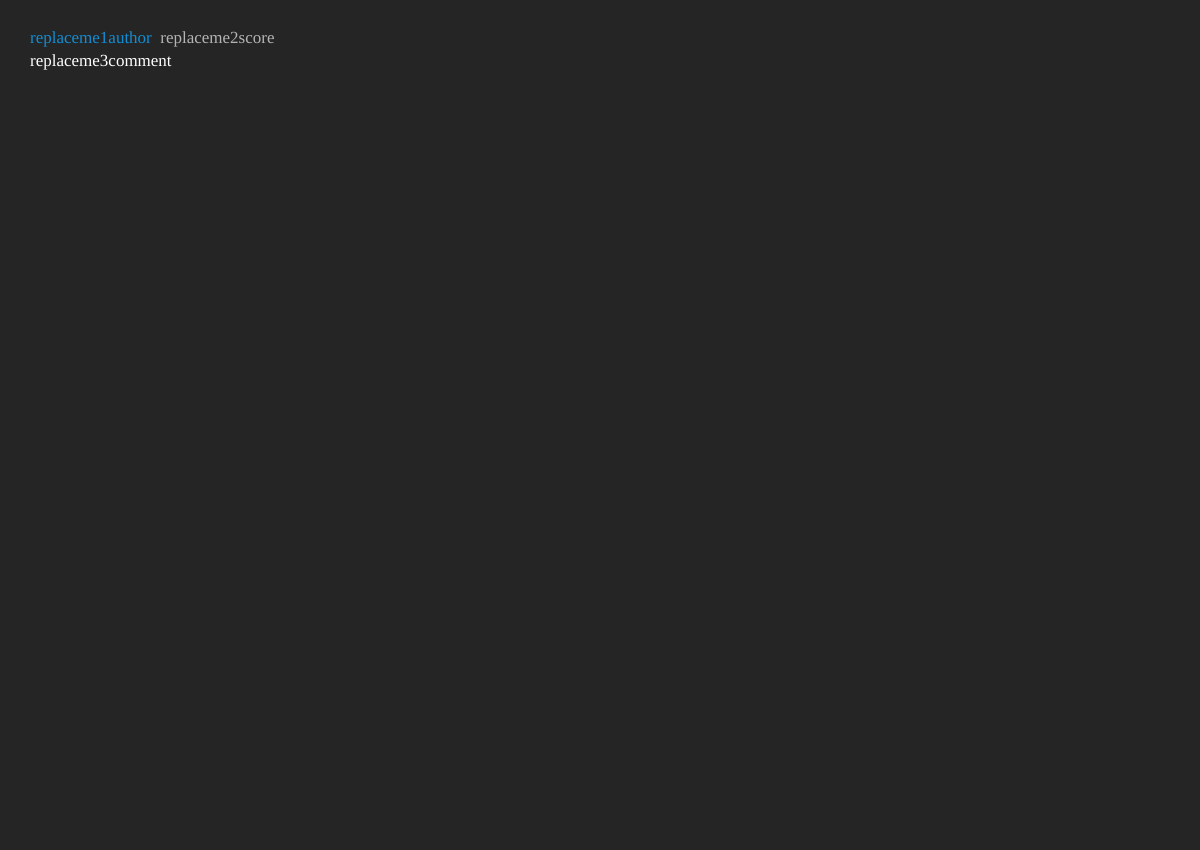
Frame 1 (no input)
Frame 60 (no input): identical to frame 1, image omitted
Frame 120 (the mouse pressed at the canvas centre since frame 60): identical to frame 1, image omitted

The p5.js sketch that drew this single still picture (run headless with seeded random() and noise() and a simulated clock; from frame 60 on, the mouse is pressed at the canvas centre):

// p5.js sketch
// ── sketch.js
author = "replaceme1author"
score = "replaceme2score"
comment = "replaceme3comment"

function drawText( x, y, text_array ) {
  let positions = {"top": {"x":x,"y":y}, "bottom": {}};
  var pos_x = x;
  for ( var i = 0; i < text_array.length; ++ i ) {
    var part = text_array[i];var t = part[0];
    var c = part[1];var w = textWidth( t );
    fill(color(c));
    text( t, pos_x, y);
    pos_x += w;
    positions.bottom.x = pos_x;
    positions.bottom.y = y;
  }
}

function setup() {
  lines = round(textWidth(comment)/500)+3;
  textSize(17);
  createCanvas(1200, 850);
  textFont("Verdana");
  textAlign(LEFT, TOP);
           
}


function draw() {
  //if (!a) {
  //  a = !a;
  //} else return;
  background(37);
  drawText(30, 30, [
    [author, [20, 141, 211]],
    ["  ", [0,0,0]],
    [score, [180]]
  ]);
  
  fill(255)

  text(comment, 30, 53, width-(width/12), height-(height/4))
}

function calculateLines() {
  let startWidth = width/12
  let endWidth = width-(width/12)
  let txtWidth = textWidth(comment)
  let lines = txtWidth/(startWidth-endWidth);
  return Math.round(Math.abs(lines))+1
}

function keyPressed() {

  console.log(calculateLines())
  
}
